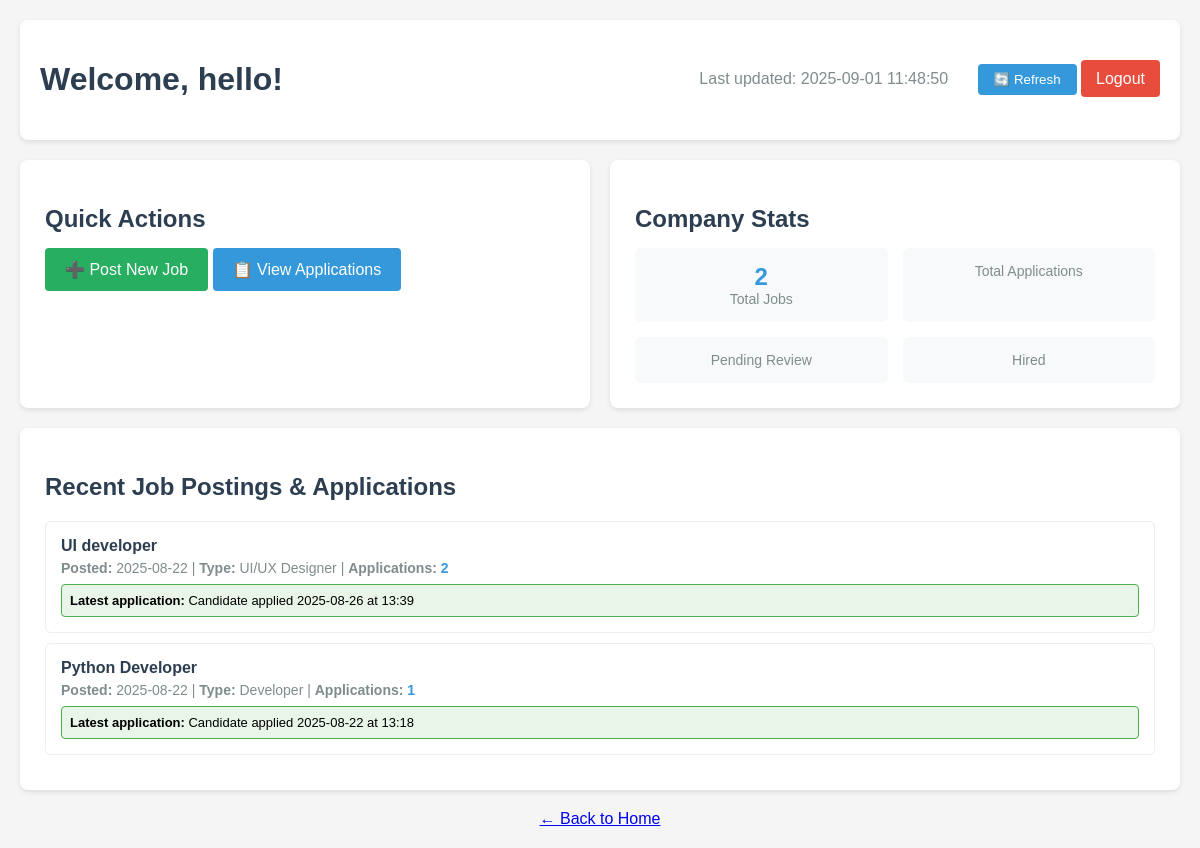
Before: /dashboard/company (signed in) with the older database file.
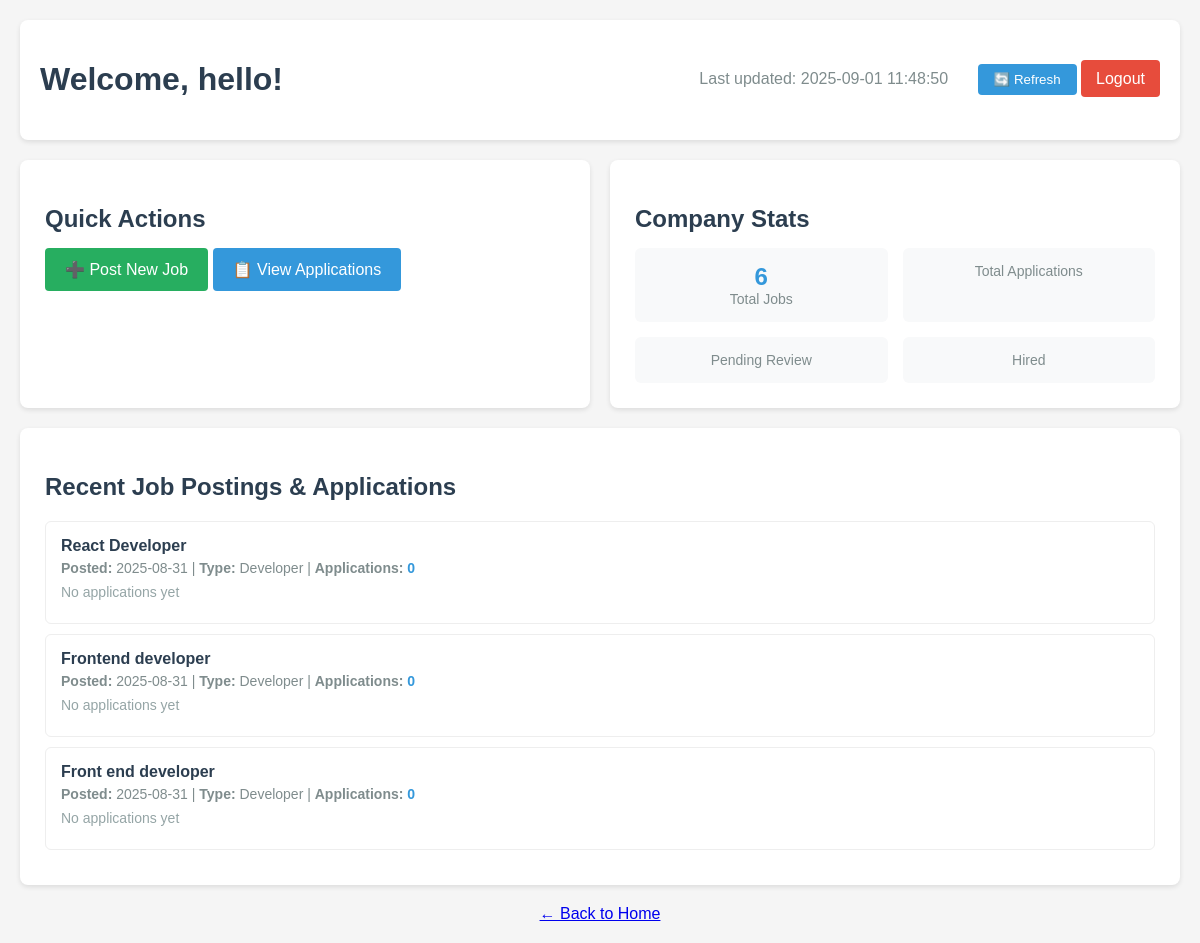
After: the same page with the newer database file.
### app.py (models this page shows, shortened)
class Job(db.Model):
    id = db.Column(db.Integer, primary_key=True)
    title = db.Column(db.String(100), nullable=False)
    description = db.Column(db.Text, nullable=False)
    requirements = db.Column(db.Text)
    role_type = db.Column(db.String(50), nullable=False)  # e.g., 'Developer', 'UI/UX', 'Marketing'
    company_id = db.Column(db.Integer, db.ForeignKey('company.id'), nullable=False)
    date_posted = db.Column(db.DateTime, nullable=False, default=datetime.utcnow)
    applications = db.relationship('Application', backref='position', lazy=True)

class Application(db.Model):
    id = db.Column(db.Integer, primary_key=True)
    candidate_id = db.Column(db.Integer, db.ForeignKey('candidate.id'), nullable=False)
    job_id = db.Column(db.Integer, db.ForeignKey('job.id'), nullable=False)
    status = db.Column(db.String(50), default='Applied')  # e.g., Applied, Aptitude Test, Coding Test, Project, Rejected, Hired
    aptitude_score = db.Column(db.Float)
    coding_score = db.Column(db.Float)
    project_score = db.Column(db.Float)
    date_applied = db.Column(db.DateTime, nullable=False, default=datetime.utcnow)

### app.py (the view)
@app.route('/dashboard/company')
@login_required
def company_dashboard():
    print(f"Current user type: {type(current_user).__name__}")
    print(f"Current user is Company instance: {isinstance(current_user, Company)}")
    if not isinstance(current_user, Company):
        flash('Access denied. Please login as a company.', 'error')
        print("Redirecting to login because user is not a Company instance")
        return redirect(url_for('login'))
    from datetime import timedelta
    ten_minutes_ago = datetime.utcnow() - timedelta(minutes=10)
    current_time = datetime.utcnow().strftime('%Y-%m-%d %H:%M:%S')
    return render_template('company_dashboard.html',
                         user=current_user,
                         current_time=current_time,
                         ten_minutes_ago=ten_minutes_ago)

### app.py (called while the page is built)
@login_manager.user_loader
def load_user(user_id):
    print(f"Trying to load user with ID: {user_id}")
    if not user_id or '_' not in user_id:
        print("Invalid user ID format")
        return None
    try:
        user_type, id_num = user_id.split('_', 1)
        id_num = int(id_num)
        if user_type == 'candidate':
            user = Candidate.query.get(id_num)
            if user:
                print(f"Loaded candidate: {user.username}")
            return user
        elif user_type == 'company':
            user = Company.query.get(id_num)
            if user:
                print(f"Loaded company: {user.company_name}")
            return user
        else:
            print(f"Unknown user type: {user_type}")
            return None
    except ValueError:
        print(f"Invalid user ID format: {user_id}")
        return None

### templates/company_dashboard.html (shortened to what this page needs)
<!DOCTYPE html>
<html lang="en">
<head>
</head>
<body>
    <div class="header">
        <h1 class="welcome">Welcome, {{ user.company_name }}!</h1>
        <div>
            <span style="color: #7f8c8d; margin-right: 15px;">Last updated: {{ current_time }}</span>
            <button class="refresh-btn" onclick="window.location.reload()">🔄 Refresh</button>
            <a href="{{ url_for('logout') }}" class="logout-btn">Logout</a>
        </div>
    </div>
    <div class="dashboard-grid">
        <div class="dashboard-card">
            <h2 class="card-title">Quick Actions</h2>
            <div>
                <a href="{{ url_for('post_job') }}" class="btn-success">➕ Post New Job</a>
                <a href="{{ url_for('company_jobs') }}" class="btn-primary">📋 View Applications</a>
            </div>
        </div>
        <div class="dashboard-card">
            <h2 class="card-title">Company Stats</h2>
            <div class="stats">
                <div class="stat-item">
                    <div class="stat-number">{{ user.jobs|length }}</div>
                    <div class="stat-label">Total Jobs</div>
                </div>
                <div class="stat-item">
                    <div class="stat-label">Total Applications</div>
                </div>
                <div class="stat-item">
                    <div class="stat-label">Pending Review</div>
                </div>
                <div class="stat-item">
                    <div class="stat-label">Hired</div>
                </div>
            </div>
        </div>
    </div>
    <div class="dashboard-card">
        <h2 class="card-title">Recent Job Postings & Applications</h2>
        <div class="recent-jobs">
            {% if user.jobs %}
                {% for job in user.jobs[-3:]|reverse %}
                    <div class="job-item">
                        <div class="job-title">{{ job.title }}</div>
                        <div class="job-meta">
                            <strong>Posted:</strong> {{ job.date_posted.strftime('%Y-%m-%d') }} |
                            <strong>Type:</strong> {{ job.role_type }} |
                            <strong>Applications:</strong> <span style="color: #3498db; font-weight: bold;">{{ job.applications|length }}</span>
                        </div>
                        {% if job.applications %}
                            {% set latest_application = job.applications|sort(attribute='date_applied')|last %}
                            <div class="application-alert">
                                <strong>Latest application:</strong>
                                {{ latest_application.candidate_name if latest_application.candidate_name else 'Candidate' }}
                                applied {{ latest_application.date_applied.strftime('%Y-%m-%d at %H:%M') }}
                            </div>
                        {% else %}
                            <div class="job-meta" style="color: #95a5a6;">
                                No applications yet
                            </div>
                        {% endif %}
                    </div>
                {% endfor %}
            {% else %}
                <div class="empty-state">
                    <p>You haven't posted any jobs yet.</p>
                    <p>Get started by posting your first job opening!</p>
                </div>
            {% endif %}
        </div>
    </div>
    <div style="text-align: center; margin-top: 20px;">
        <a href="{{ url_for('home') }}">← Back to Home</a>
    </div>
</body>
</html>

Changed rows visible on the page:
no longer on this page (row unchanged): Job: title "UI developer", date_posted "2025-08-22", role_type "UI/UX Designer", applications|length "2", candidate_name "Candidate"
no longer on this page (row unchanged): Application: date_applied "2025-08-26 at 13:39"
no longer on this page (row unchanged): Job: title "Python Developer", date_posted "2025-08-22", role_type "Developer", applications|length "1", candidate_name "Candidate"
no longer on this page (row unchanged): Application: date_applied "2025-08-22 at 13:18"
added Job: title "React Developer", date_posted "2025-08-31", role_type "Developer", applications|length "0", shows "No applications yet"
added Job: title "Frontend developer", date_posted "2025-08-31", role_type "Developer", applications|length "0", shows "No applications yet"
added Job: title "Front end developer", date_posted "2025-08-31", role_type "Developer", applications|length "0", shows "No applications yet"
Other visible differences:
{{ user.jobs|length }}: "2" → "6"
